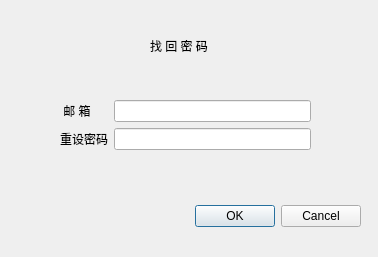
<?xml version="1.0" encoding="UTF-8"?>
<ui version="4.0">
 <class>GetPasswdBack</class>
 <widget class="QDialog" name="GetPasswdBack">
  <property name="geometry">
   <rect>
    <x>0</x>
    <y>0</y>
    <width>378</width>
    <height>257</height>
   </rect>
  </property>
  <property name="windowTitle">
   <string>GetPasswdBack</string>
  </property>
  <widget class="QDialogButtonBox" name="buttonBox">
   <property name="geometry">
    <rect>
     <x>20</x>
     <y>200</y>
     <width>341</width>
     <height>32</height>
    </rect>
   </property>
   <property name="orientation">
    <enum>Qt::Horizontal</enum>
   </property>
   <property name="standardButtons">
    <set>QDialogButtonBox::Cancel|QDialogButtonBox::Ok</set>
   </property>
  </widget>
  <widget class="QWidget" name="verticalLayoutWidget">
   <property name="geometry">
    <rect>
     <x>150</x>
     <y>30</y>
     <width>71</width>
     <height>31</height>
    </rect>
   </property>
   <layout class="QVBoxLayout" name="verticalLayout">
    <item>
     <widget class="QLabel" name="label">
      <property name="text">
       <string>找 回 密 码</string>
      </property>
     </widget>
    </item>
   </layout>
  </widget>
  <widget class="QWidget" name="formLayoutWidget">
   <property name="geometry">
    <rect>
     <x>60</x>
     <y>100</y>
     <width>251</width>
     <height>61</height>
    </rect>
   </property>
   <layout class="QFormLayout" name="formLayout">
    <item row="0" column="0">
     <widget class="QLabel" name="label_2">
      <property name="text">
       <string> 邮 箱</string>
      </property>
     </widget>
    </item>
    <item row="1" column="0">
     <widget class="QLabel" name="label_3">
      <property name="text">
       <string>重设密码</string>
      </property>
     </widget>
    </item>
    <item row="0" column="1">
     <widget class="QLineEdit" name="email"/>
    </item>
    <item row="1" column="1">
     <widget class="QLineEdit" name="newpd"/>
    </item>
   </layout>
  </widget>
 </widget>
 <resources/>
 <connections>
  <connection>
   <sender>buttonBox</sender>
   <signal>accepted()</signal>
   <receiver>GetPasswdBack</receiver>
   <slot>accept()</slot>
   <hints>
    <hint type="sourcelabel">
     <x>248</x>
     <y>254</y>
    </hint>
    <hint type="destinationlabel">
     <x>157</x>
     <y>274</y>
    </hint>
   </hints>
  </connection>
  <connection>
   <sender>buttonBox</sender>
   <signal>rejected()</signal>
   <receiver>GetPasswdBack</receiver>
   <slot>reject()</slot>
   <hints>
    <hint type="sourcelabel">
     <x>316</x>
     <y>260</y>
    </hint>
    <hint type="destinationlabel">
     <x>286</x>
     <y>274</y>
    </hint>
   </hints>
  </connection>
 </connections>
</ui>
